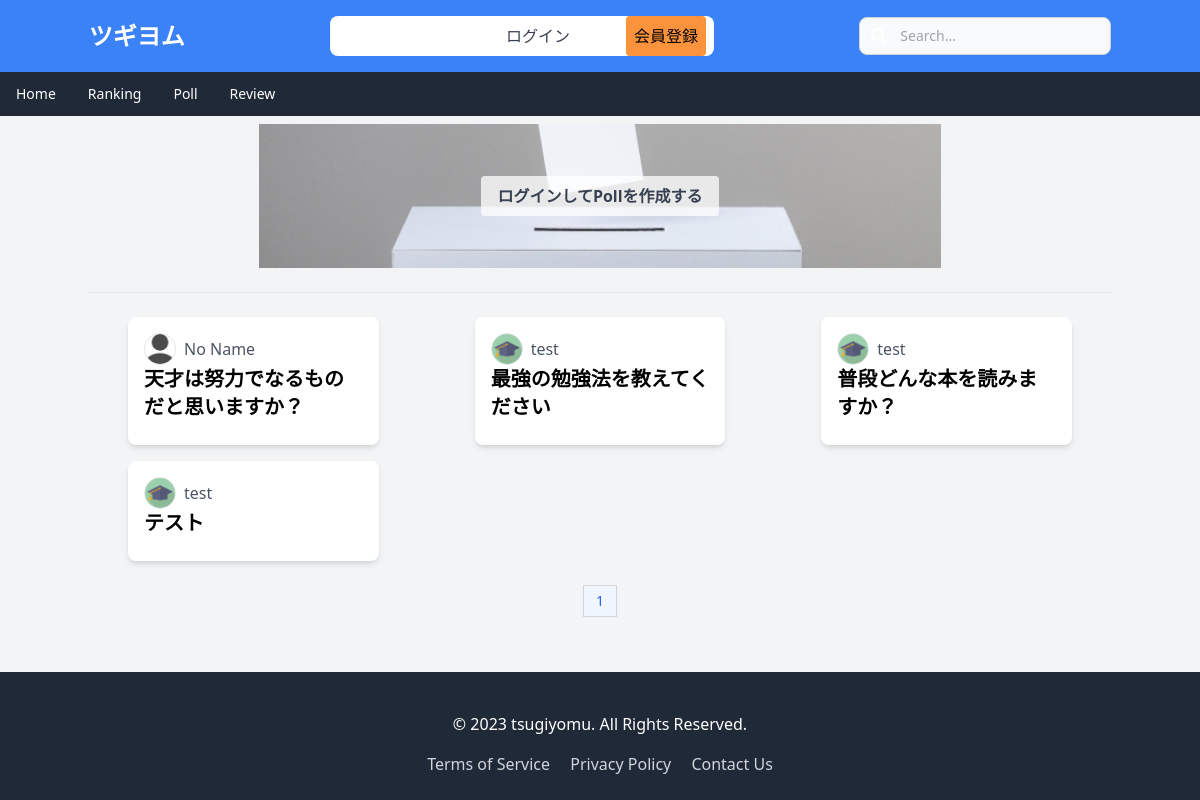
Page /poll/ on the earlier database version.
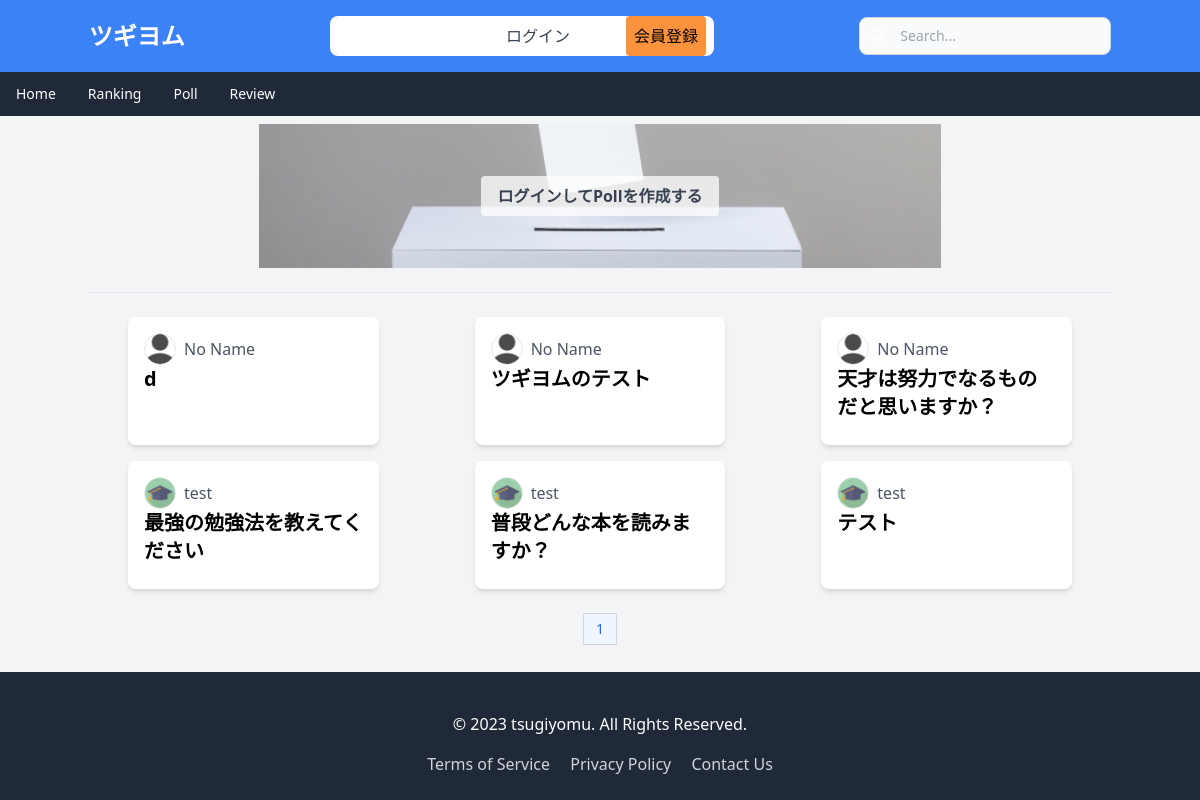
Same page on the later database version.
### api/models.py (models this page shows, shortened)
class Poll(models.Model):
    creator = models.ForeignKey(Profile, on_delete=models.CASCADE, related_name='created_polls')
    question = models.CharField(max_length=255)
    created_at = models.DateTimeField(auto_now_add=True)
    content = models.TextField(default="")

class Profile(models.Model):
    user = models.OneToOneField(User, on_delete=models.CASCADE)
    name = models.CharField(max_length=255)
    bio = models.TextField()
    image = models.ImageField(upload_to='profile_images/', default='default.png')
    def __str__(self):
      return self.name

### poll/views.py (the view)
# urls.py: path('', poll_list, name='poll'),
def poll_list(request):
    polls = Poll.objects.all().order_by('-created_at')
    paginator = Paginator(polls, 20)
    page_number = request.GET.get('page', 1)
    onEachSide = 3
    onEnds = 2
    try:
            poll_page = paginator.page(page_number)
    except PageNotAnInteger:
            poll_page = paginator.page(1)
    except EmptyPage:
            poll_page = paginator.page(paginator.num_pages)
    page_range = paginator.get_elided_page_range(number=page_number, on_each_side=onEachSide, on_ends=onEnds)
    context = {
        'polls': poll_page,
        'page_range': page_range,
    }
    return render(request, 'poll_list.html', context)

### poll/templates/poll_list.html (shortened to what this page needs)
{% extends 'base.html' %}
{% load static %}
{% block content %}
<div class="container mx-auto mt-2">
  <div class="relative">
    <img class="hidden md:block w-2/3 h-auto mx-auto" src="{% static 'images/vote.sp.jpg' %}" alt="">
    {% if request.user.is_authenticated %}
    <a href="{% url 'create_poll' %}" class="absolute top-0 left-0 w-full h-full flex items-center justify-center">
      <span class="bg-white bg-opacity-75 py-2 px-4 rounded text-gray-700 font-bold">Pollを作成する</span>
    </a>
    {% else %}
    <a href="{% url 'create_poll' %}" class="absolute top-0 left-0 w-full h-full flex items-center justify-center">
      <span class="bg-white bg-opacity-75 py-2 px-4 rounded text-gray-700 font-bold">ログインしてPollを作成する</span>
    </a>
    {% endif %}
</div>
  <br>
  <hr>
  <br>
  <div class="grid grid-cols-1 md:grid-cols-2 lg:grid-cols-3 gap-4">
      {% for poll in polls %}
          <a href="{% url 'poll_vote' poll.id %}" class="bg-white rounded-lg shadow-md overflow-hidden hover:bg-gray-100 mx-10">
              <div class="p-4">
                <div class="flex items-center">
                  <img src="{{ poll.creator.image.url }}" alt="Profile Image" class="w-8 h-8   object-cover border rounded-full ">
                  <p class="pl-2 text-gray-600">{{ poll.creator }}</p>
                </div>
                  <h2 class="text-xl font-bold mb-2">{{ poll.question }}</h2>
              </div>
          </a>
      {% empty %}
          <p>利用可能な投票はありません。</p>
      {% endfor %}
  </div>
</div>
<br>
  <nav class="flex justify-center">
    <ul class="inline-flex -space-x-px text-sm">
      {% for num in page_range %}
      <li>
        {% if polls.number == num %}
        <a href="#" aria-current="page" class="flex items-center justify-center px-3 h-8 text-blue-600 border border-gray-300 bg-blue-50 hover:bg-blue-100 hover:text-blue-700 dark:border-gray-700 dark:bg-gray-700 dark:text-white">{{ num }}</a>
        {% else %}
        <a href="page={{ num }}" class="flex items-center justify-center px-3 h-8 leading-tight text-gray-500 bg-white border border-gray-300 hover:bg-gray-100 hover:text-gray-700 dark:bg-gray-800 dark:border-gray-700 dark:text-gray-400 dark:hover:bg-gray-700 dark:hover:text-white">{{ num }}</a>
        {% endif %}
      </li>
      {% endfor %}
    </ul>
  </nav>
{% endblock %}

Differences in the rows shown:
added Poll: creator.image (placeholder picture), creator "No Name", question "d"
added Poll: creator.image (placeholder picture), creator "No Name", question "ツギヨムのテスト"
